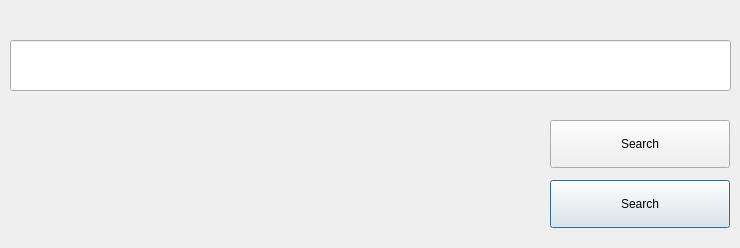
<?xml version="1.0" encoding="UTF-8"?>
<ui version="4.0">
 <class>Search</class>
 <widget class="QDialog" name="Search">
  <property name="geometry">
   <rect>
    <x>0</x>
    <y>0</y>
    <width>740</width>
    <height>248</height>
   </rect>
  </property>
  <property name="minimumSize">
   <size>
    <width>740</width>
    <height>248</height>
   </size>
  </property>
  <property name="maximumSize">
   <size>
    <width>740</width>
    <height>248</height>
   </size>
  </property>
  <property name="windowTitle">
   <string>Dialog</string>
  </property>
  <widget class="QLabel" name="BG">
   <property name="geometry">
    <rect>
     <x>0</x>
     <y>0</y>
     <width>740</width>
     <height>248</height>
    </rect>
   </property>
   <property name="text">
    <string/>
   </property>
  </widget>
  <widget class="QPushButton" name="searchBtn">
   <property name="geometry">
    <rect>
     <x>550</x>
     <y>180</y>
     <width>180</width>
     <height>48</height>
    </rect>
   </property>
   <property name="text">
    <string>Search</string>
   </property>
   <property name="icon">
    <iconset resource="Resours/Recours.qrc">
     <normaloff>:/icon/icons8-america-96.png</normaloff>:/icon/icons8-america-96.png</iconset>
   </property>
   <property name="iconSize">
    <size>
     <width>40</width>
     <height>40</height>
    </size>
   </property>
  </widget>
  <widget class="QLineEdit" name="searchTxtBar">
   <property name="geometry">
    <rect>
     <x>10</x>
     <y>40</y>
     <width>721</width>
     <height>51</height>
    </rect>
   </property>
  </widget>
  <widget class="QPushButton" name="searchHashTagBtn">
   <property name="geometry">
    <rect>
     <x>550</x>
     <y>120</y>
     <width>180</width>
     <height>48</height>
    </rect>
   </property>
   <property name="text">
    <string>Search</string>
   </property>
   <property name="icon">
    <iconset resource="Resours/Recours.qrc">
     <normaloff>:/icon/icons8-hashtag-96.png</normaloff>:/icon/icons8-hashtag-96.png</iconset>
   </property>
   <property name="iconSize">
    <size>
     <width>40</width>
     <height>40</height>
    </size>
   </property>
  </widget>
 </widget>
 <tabstops>
  <tabstop>searchTxtBar</tabstop>
  <tabstop>searchBtn</tabstop>
 </tabstops>
 <resources>
  <include location="Resours/Recours.qrc"/>
 </resources>
 <connections/>
</ui>
